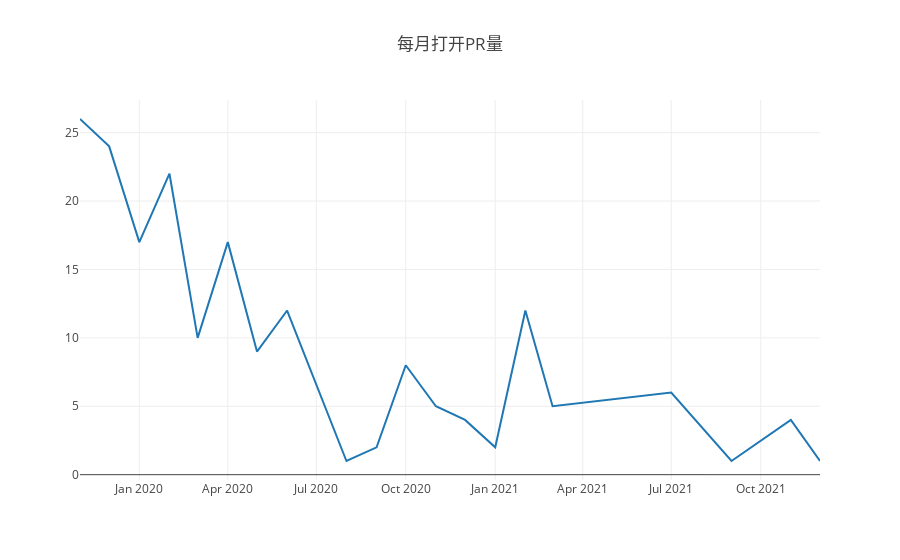

This figure's notebook cell:
### Markdown cell above
## 3.1 每月打开PR次数

### Code cell
var years = [2015, 2016, 2017, 2018, 2019, 2020, 2021, 2022];
var project_id = 47690142;
var months = [1, 2, 3, 4, 5, 6, 7, 8, 9, 10, 11, 12];
Promise.all(years.map(ant =>{
     // console.log(ant);
     var s = `select count(pull_merged_by_id) as open_pr_num, 
    formatDateTime(created_date,'%Y-%m') as time
    from github_log.year${ant} 
    where repo_id=${project_id} 
    and type = 'PullRequestEvent' 
    and action in('opened','reopened')
    group by formatDateTime(created_date,'%Y-%m')
    order by formatDateTime(created_date,'%Y-%m')`;
    return query(s);
})).then(data =>{

    // 格式化存储数据
    var stars = [];
    var time_show = [];
    console.log("  时间  | 打开PR数");
    for (let i=0;i<data.length;i++){
     for (let j=0; j<data[i].length; j++){
      stars.push(data[i][j].open_pr_num);
      time_show.push(data[i][j].time);
      console.log(data[i][j].time,"| ",data[i][j].open_pr_num);
     };
    };
    console.log("以上为有打开PR的数据");
    
      
        // 绘图
    var dd = [{x:time_show, y:stars,type:"scatter"},];
    openDigger.render.plotly(dd, {title: "每月打开PR量"});
})
 // group by toYear(created_date), toMonth(created_date)

### Figure 1 — Plotly figure (JSON) as saved in the notebook; plotly's stock layout.template omitted (floating-point values rounded to 4 significant figures)
{"data": [{"type": "scatter", "x": ["2019-11", "2019-12", "2020-01", "2020-02", "2020-03", "2020-04", "2020-05", "2020-06", "2020-08", "2020-09", "2020-10", "2020-11", "2020-12", "2021-01", "2021-02", "2021-03", "2021-07", "2021-09", "2021-11", "2021-12"], "y": ["26", "24", "17", "22", "10", "17", "9", "12", "1", "2", "8", "5", "4", "2", "12", "5", "6", "1", "4", "1"]}], "layout": {"autosize": true, "title": {"text": "每月打开PR量"}, "xaxis": {"autorange": true, "range": ["2019-11-01", "2021-12-01"], "type": "date"}, "yaxis": {"autorange": true, "range": [-0.3889, 27.39], "type": "linear"}}}
